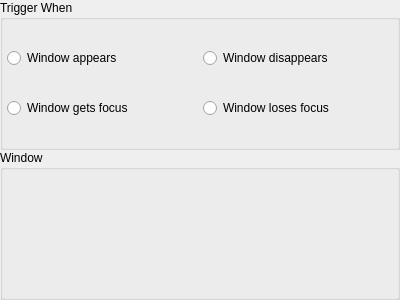
<ui version="4.0" >
 <class>WindowTriggerWidget</class>
 <widget class="QWidget" name="WindowTriggerWidget" >
  <property name="geometry" >
   <rect>
    <x>0</x>
    <y>0</y>
    <width>400</width>
    <height>300</height>
   </rect>
  </property>
  <layout class="QVBoxLayout" name="verticalLayout" >
   <property name="spacing" >
    <number>0</number>
   </property>
   <property name="margin" >
    <number>0</number>
   </property>
   <item>
    <widget class="QGroupBox" name="when_group" >
     <property name="title" >
      <string>Trigger When</string>
     </property>
     <layout class="QGridLayout" name="gridLayout" >
      <property name="margin" >
       <number>4</number>
      </property>
      <item row="0" column="0" >
       <widget class="QRadioButton" name="window_appears" >
        <property name="text" >
         <string>Window appears</string>
        </property>
       </widget>
      </item>
      <item row="0" column="1" >
       <widget class="QRadioButton" name="window_disappears" >
        <property name="text" >
         <string>Window disappears</string>
        </property>
       </widget>
      </item>
      <item row="1" column="0" >
       <widget class="QRadioButton" name="window_gets_focus" >
        <property name="text" >
         <string>Window gets focus</string>
        </property>
       </widget>
      </item>
      <item row="1" column="1" >
       <widget class="QRadioButton" name="window_lost_focus" >
        <property name="text" >
         <string>Window loses focus</string>
        </property>
       </widget>
      </item>
     </layout>
    </widget>
   </item>
   <item>
    <widget class="QGroupBox" name="window_group" >
     <property name="title" >
      <string>Window</string>
     </property>
    </widget>
   </item>
  </layout>
 </widget>
 <resources/>
 <connections/>
</ui>
